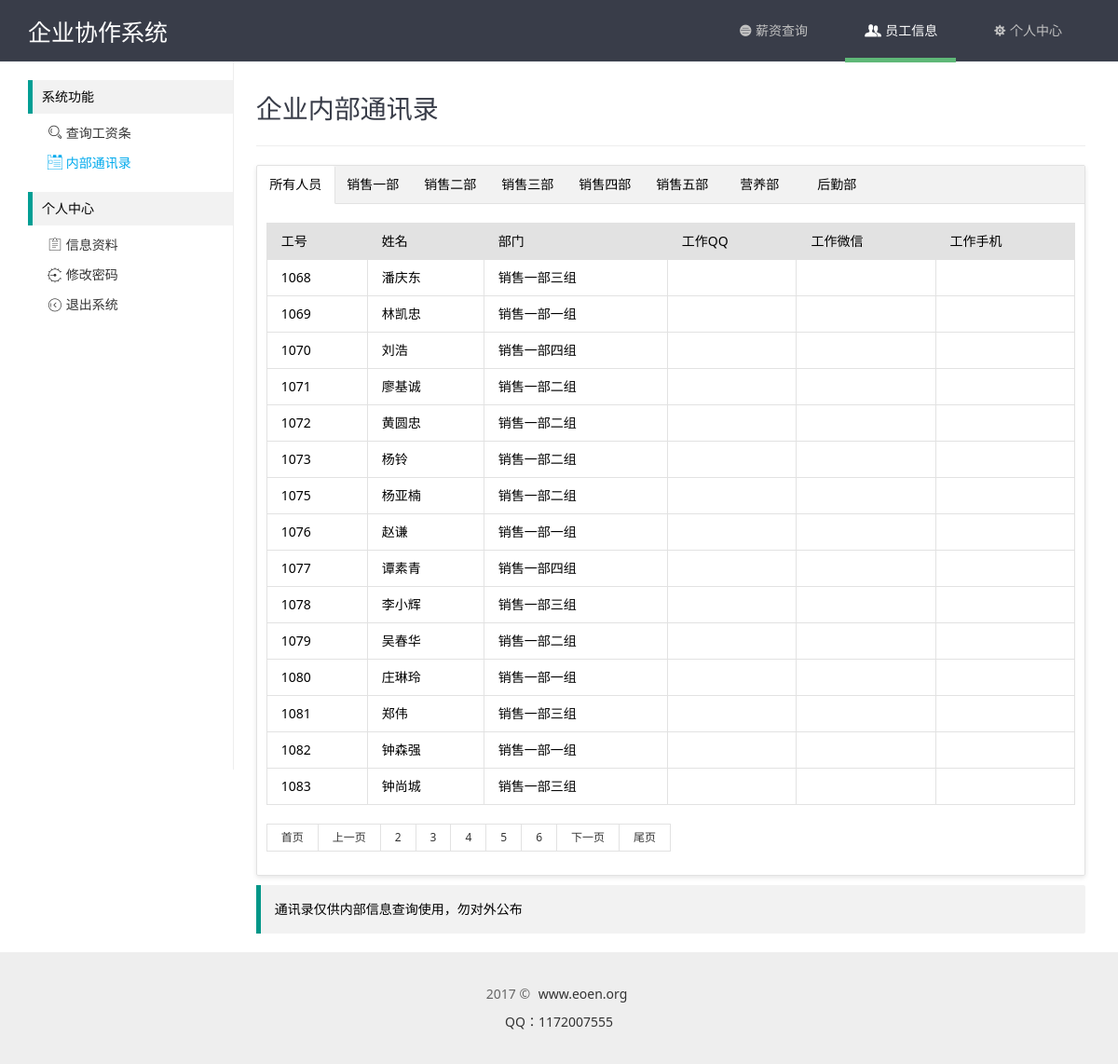
The app's page /users.php?page=5 (signed in) with its own data.
### tables this page shows
CREATE TABLE `hk_depas` (
  `id` int(11) NOT NULL AUTO_INCREMENT,
  `pid` varchar(4) NOT NULL COMMENT '部门排序',
  `did` varchar(4) NOT NULL COMMENT '部门ID',
  `sid` varchar(4) NOT NULL COMMENT '上级部门',
  `name` varchar(64) NOT NULL COMMENT '部门名称',
  `state` int(11) NOT NULL COMMENT '部门状态',
  PRIMARY KEY (`id`)
);

CREATE TABLE `hk_users` (
  `id` int(11) NOT NULL AUTO_INCREMENT,
  `uid` int(4) NOT NULL COMMENT '工号',
  `name` varchar(32) NOT NULL COMMENT '姓名',
  `password` varchar(32) NOT NULL COMMENT '密码',
  `sex` varchar(10) NOT NULL COMMENT '性别',
  `depa` varchar(32) NOT NULL COMMENT '部门',
  `phone` varchar(11) NOT NULL COMMENT '手机',
  `wechat` varchar(32) NOT NULL COMMENT '微信',
  `qq` varchar(32) NOT NULL COMMENT 'QQ',
  `state` int(10) NOT NULL COMMENT '状态',
  PRIMARY KEY (`id`)
);

### xdmin/conn/config.php (called while the page is built, shortened)
<?php
class DB{
	function __construct($dh, $us, $up, $dbn){
		$this->dbHost = $dh;
		$this->userName = $us;
		$this->userPwd = $up;
		$this->dbName = $dbn;
	}
	function query($sql){
		return mysql_query($sql);
	}
	function getAll($sql){
		$row = $this->query($sql);
		while($re = mysql_fetch_assoc($row))
		{
			$arr[] = $re;
		}
		return @$arr;
	}
}
$db = new DB("localhost","root","QVnVRRnJZX4CJwcC","xiezuo");

### users.php (the view, shortened to what this page needs)
<?php
	include "xdmin/conn/config.php";
	include "xdmin/conn/page.php";
	$showrow = 15;
	$curpage = empty($_GET['page'])?1:$_GET['page'];
	$url = "?page={page}";
	$sql = "SELECT * FROM hk_users where state='1'";
	$query = mysql_query($sql);
	$total = mysql_num_rows($query);
	$list = "SELECT * FROM hk_users where state='1' ORDER BY uid limit ".($curpage-1)*$showrow.",{$showrow}";
	$data = $db->getAll($list);
	$depa = "SELECT * FROM hk_depas where sid='' ORDER BY did";
	$pata = $db->getAll($depa);
?>
<!DOCTYPE html PUBLIC "-//W3C//DTD XHTML 1.0 Transitional//EN" "http://www.w3.org/TR/xhtml1/DTD/xhtml1-transitional.dtd">
<html xmlns="http://www.w3.org/1999/xhtml">
<head>
	<link rel="stylesheet" type="text/css" href="common/layui/css/layui.css" media="all">
	<link rel="stylesheet" type="text/css" href="common/global.css" media="all">
	<link rel="stylesheet" type="text/css" href="common/home/css/style.css" media="all">
</head>
<body>
	<?php include "include/sider.php";?>
	<div class="site-content">
		<h1 class="site-h1">企业内部通讯录</h1>
		<div class="layui-tab layui-tab-card">
		  <ul class="layui-tab-title">
			<li class="layui-this">所有人员</li>
			<?php
			foreach($pata as $key=>$val){
				echo'<li>'.$val['name'].'</li>';
			}
			?>
		  </ul>
		  <div class="layui-tab-content">
			<div class="layui-tab-item layui-show">
				<table class="layui-table">
					<thead>
						<tr>
							<th>工号</th>
							<th>姓名</th>
							<th>部门</th>
							<th>工作QQ</th>
							<th>工作微信</th>
							<th>工作手机</th>
						</tr>
					</thead>
					<tbody>
						<?php
						foreach($data as $key=>$val){
							echo'<tr>
								<td>'.$val['uid'].'</td>
								<td>'.$val['name'].'</td>
								<td>';
								$depaid = $val['depa'];
								$depanm = mysql_query("SELECT * FROM hk_depas WHERE did='{$depaid}'");
								if(mysql_num_rows($depanm)){
									while($row = mysql_fetch_array($depanm)) {
										echo $row['name'];
									}
								}echo'
								</td>
								<td>'.$val['qq'].'</td>
								<td>'.$val['wechat'].'</td>
								<td>'.$val['phone'].'</td>
								</tr>';
						}
						?>
					</tbody>
				</table>
				<div id="page" class="page">
					<div class="layui-box layui-laypage layui-laypage-default" id="layui-laypage-0">
						<?php
							if($total>$showrow){
							 $page = new page($total,$showrow,$curpage,$url,2);
							 echo $page->myde_write();
							}
						 ?>
					</div>
				</div>
			</div>
		  </div>
		</div>
		<div class="layui-elem-quote">
			<p>通讯录仅供内部信息查询使用，勿对外公布</p>
		</div>
	</div>
	<?php include "include/footer.php";?>

### common/layui/css/layui.css (style rules this page uses)
blockquote,body,button,dd,div,dl,dt,form,h1,h2,h3,h4,h5,h6,input,li,ol,p,pre,td,textarea,th,ul { margin:0;padding:0;-webkit-tap-highlight-color:rgba(0,0,0,0) }
li { list-style:none }
table { border-collapse:collapse;border-spacing:0 }
h1,h2,h3 { font-size:14px;font-weight:400 }
body { line-height:24px;font:14px Helvetica Neue,Helvetica,PingFang SC,\5FAE\8F6F\96C5\9ED1,Tahoma,Arial,sans-serif }
.layui-box,.layui-box * { -webkit-box-sizing:content-box!important;-moz-box-sizing:content-box!important;box-sizing:content-box!important }
.layui-show { display:block!important }
.layui-elem-quote { margin-bottom:10px;padding:15px;line-height:22px;border-left:5px solid #009688;border-radius:0 2px 2px 0;background-color:#f2f2f2 }
.layui-table { width:100%;margin:10px 0;background-color:#fff }
.layui-table tr { transition:all .3s;-webkit-transition:all .3s }
.layui-table thead tr { background-color:#f2f2f2 }
.layui-table th { text-align:left }
.layui-table td,.layui-table th { padding:9px 15px;min-height:20px;line-height:20px;border:1px solid #e2e2e2;font-size:14px }
.layui-laypage { display:inline-block;*display:inline;*zoom:1;vertical-align:middle;margin:10px 0;font-size:0 }
.layui-nav .layui-nav-item,.layui-tab-title li { display:inline-block;*zoom:1;vertical-align:middle }
.layui-tab { margin:10px 0;overflow:hidden;text-align:left!important }
.layui-fixbar li,.layui-tab-bar,.layui-tab-title li,.layui-util-face ul li { cursor:pointer;text-align:center }
.layui-tab-title { position:relative;left:0;height:40px;white-space:nowrap;font-size:0;border-bottom:1px solid #e2e2e2;transition:all .2s;-webkit-transition:all .2s }
.layui-tab-title li { *display:inline;font-size:14px;transition:all .3s;-webkit-transition:all .3s;position:relative;line-height:40px;min-width:65px;padding:0 10px;border-left: 1px solid rgba(26, 160, 148, 0.3); }
.layui-tab-title .layui-this { color:#000 }
.layui-tab-title .layui-this:after { position:absolute;left:0;top:0;content:'';width:100%;height:41px;border:1px solid #e2e2e2;border-bottom-color:#fff;border-radius:2px 2px 0 0;-webkit-box-sizing:border-box!important;-moz-box-sizing:border-box!important;box-sizing:border-box!important;pointer-events:none }
.layui-tab-item,.layui-util-face .layui-layer-TipsG { display:none }
.layui-tab-content { padding:10px }
.layui-tab-card { border:1px solid #e2e2e2;border-radius:2px;box-shadow:0 2px 5px 0 rgba(0,0,0,.1) }
.layui-tab-card>.layui-tab-title { background-color:#f2f2f2 }
.layui-tab-card>.layui-tab-title li { margin-right:-1px;margin-left:-1px }
.layui-tab-card>.layui-tab-title .layui-this { background-color:#fff }
.layui-tab-card>.layui-tab-title .layui-this:after { border-top:none;border-width:1px;border-bottom-color:#fff }

### common/global.css (style rules this page uses)
body,div,dl,dt,dd,ul,ol,li,h1,h2,h3,h4,h5,h6,pre,code,form,fieldset,legend,input,button,textarea,select,p,blockquote,th,td,span,a { margin:0;padding:0; }
body { font-size:14px;font-family: "微软雅黑","Microsoft YaHei","Microsoft YaHei UI", "Segoe UI", Arial, Verdana, Sans-Serif, sans-serif; }
address, caption, cite, code, dfn, em, strong, th, var { font-style:normal; font-weight:normal; }
ol,ul,li { list-style:none; }
address,button,caption,cite,code,dfn,em,input,optgroup,option,select,strong,textarea,th,var { font:inherit; }
table { border-collapse: collapse;border-spacing: 0; }
thead tr th { background-color: #e2e2e2; }
caption,th { text-align:left; }
h1,h2,h3,h4,h5,h6,a,p,span { font-family: "微软雅黑","Microsoft YaHei","Microsoft YaHei UI","Hiragino Sans GB W3","Segoe UI", Arial, Verdana, Sans-Serif, sans-serif; }

### common/home/css/style.css (style rules this page uses)
.site-tree, .site-content { display: inline-block; vertical-align: top; font-size: 14px; }
.site-content { width: 890px; padding: 20px 0 10px 20px; }
.site-h1 { margin-bottom: 20px; line-height: 60px; padding-bottom: 10px; color: #393D49; border-bottom: 1px solid #eee; font-size: 28px; font-weight: 300; }
.layui-tab-title li { border-left: none; }

### records on screen
hk_depas: name "销售一部"
hk_depas: name "销售二部"
hk_depas: name "销售三部"
hk_depas: name "销售四部"
hk_depas: name "销售五部"
hk_depas: name "营养部"
hk_depas: name "后勤部"
hk_users: uid "1068", name "潘庆东"
hk_depas: name "销售一部三组"
hk_users: uid "1069", name "林凯忠"
hk_depas: name "销售一部一组"
hk_users: uid "1070", name "刘浩"
hk_depas: name "销售一部四组"
hk_users: uid "1071", name "廖基诚"
hk_depas: name "销售一部二组"
hk_users: uid "1072", name "黄圆忠"
hk_users: uid "1073", name "杨铃"
hk_users: uid "1075", name "杨亚楠"
hk_users: uid "1076", name "赵谦"
hk_users: uid "1077", name "谭素青"
hk_users: uid "1078", name "李小辉"
hk_users: uid "1079", name "吴春华"
hk_users: uid "1080", name "庄琳玲"
hk_users: uid "1081", name "郑伟"
hk_users: uid "1082", name "钟森强"
hk_users: uid "1083", name "钟尚城"
